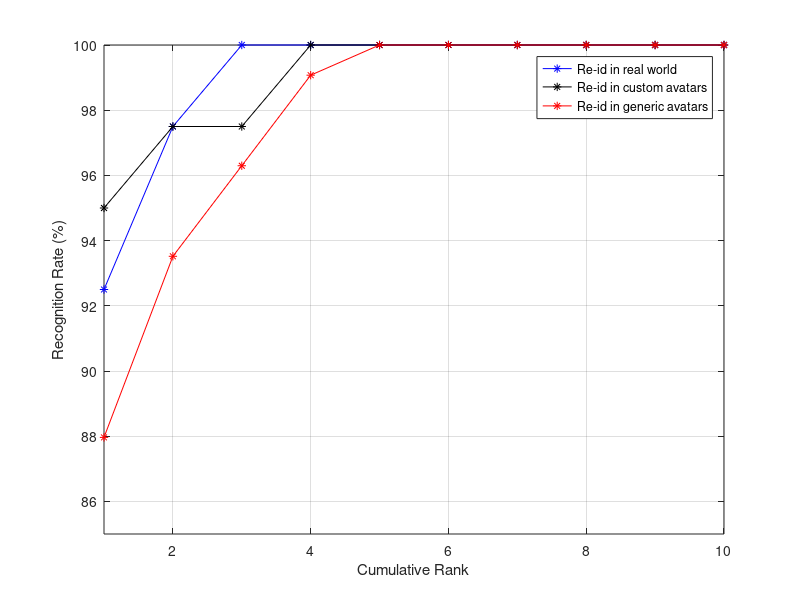

This figure's MATLAB source:
%% Real dataset
x_real=1:20
y_real =[92.5000
  97.5000
  100.0000
  100.0000
  100.0000
  100.0000
  100.0000
  100.0000
  100.0000
  100.0000
  100.0000
  100.0000
  100.0000
  100.0000
  100.0000
  100.0000
  100.0000
  100.0000
  100.0000
  100.0000
  ]

figure,
plot(x_real,y_real,'b*-');
hold on;

%% Custom avatars
x_custom=1:20
y_custom=[95.0000    97.5000   97.5000   100.0000  100.0000  100.0000  100.0000  100.0000  100.0000  100.0000  100.0000  100.0000  100.0000  100.0000  100.0000  100.0000  100.0000  100.0000  100.0000  100.0000]'
plot(x_custom,y_custom,'k*-');
hold on;

%% Generic avatars

x_generic=1:54
y_generic =[ 87.9630
   93.5185
   96.2963
   99.0741
  100.0000
  100.0000
  100.0000
  100.0000
  100.0000
  100.0000
  100.0000
  100.0000
  100.0000
  100.0000
  100.0000
  100.0000
  100.0000
  100.0000
  100.0000
  100.0000
  100.0000
  100.0000
  100.0000
  100.0000
  100.0000
  100.0000
  100.0000
  100.0000
  100.0000
  100.0000
  100.0000
  100.0000
  100.0000
  100.0000
  100.0000
  100.0000
  100.0000
  100.0000
  100.0000
  100.0000
  100.0000
  100.0000
  100.0000
  100.0000
  100.0000
  100.0000
  100.0000
  100.0000
  100.0000
  100.0000
  100.0000
  100.0000
  100.0000
  100.0000]
plot(x_generic,y_generic,'r*-');

xlim([1 10])
ylim([85 100]) 
xlabel('Cumulative Rank');
ylabel('Recognition Rate (%)');
legend('Re-id in real world','Re-id in custom avatars','Re-id in generic avatars')
grid
